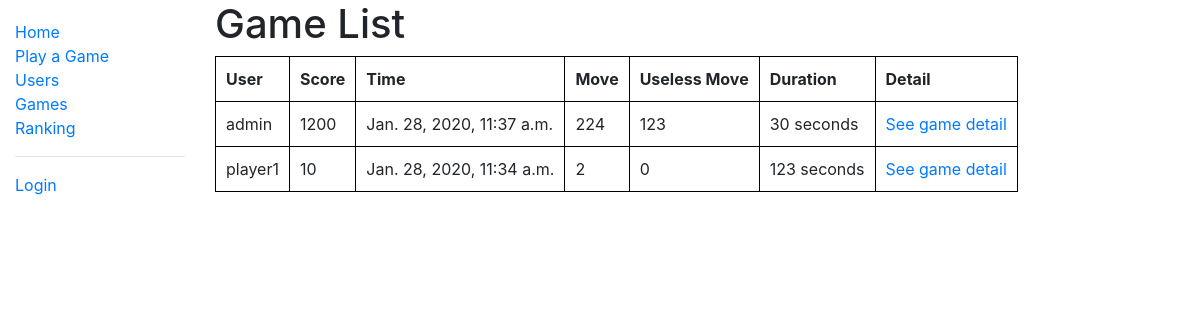
Before: /two_zero_four_eight/games/ with the older database file.
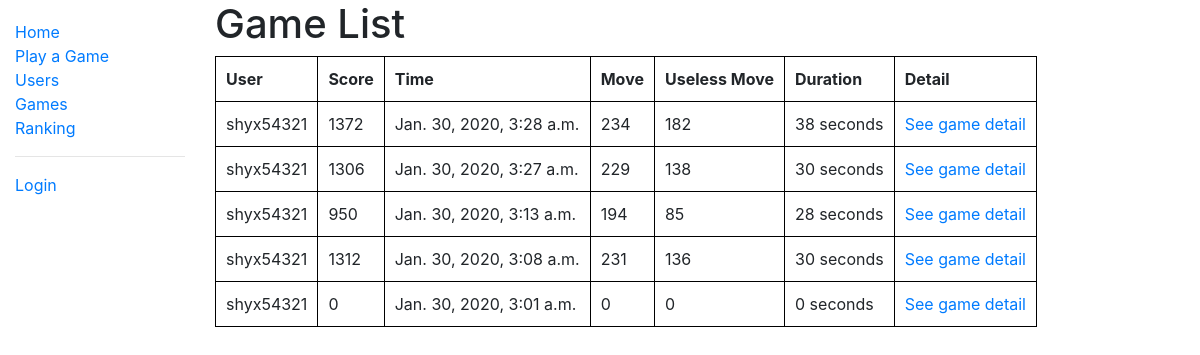
After: the same page with the newer database file.
### two_zero_four_eight/models.py (models this page shows, shortened)
class Game(models.Model):
    player = models.ForeignKey(User, on_delete=models.CASCADE, null=False, blank=False)
    score = models.PositiveIntegerField(verbose_name='Score')
    started_at = models.DateTimeField(default=timezone.now, db_index=True)
    duration_second = models.PositiveIntegerField(verbose_name='Duration in Second')
    time_2048_second = models.PositiveIntegerField(verbose_name='Time taken to achieve 2048', null=True, blank=True)
    move = models.PositiveIntegerField(verbose_name='Number of Moves', default=0)
    useless_move = models.IntegerField(verbose_name='Number of useless moves', default=0)
    game_reconstruction = models.TextField(verbose_name='Game Reconstruction', null=True, default=None)
    class Meta:
        ordering = ['-started_at']
    def get_absolute_url(self):
        return reverse('game-detail', args=[str(self.id)])

class User(AbstractUser):
    game_played = models.IntegerField(verbose_name='Number of Games Played', default=0)
    best_game = models.OneToOneField('Game', on_delete=models.CASCADE, null=True, blank=True)
    highest_score = models.PositiveIntegerField(verbose_name='Highest Score', null=True, blank=True)
    experience = models.IntegerField(verbose_name='Experience', default=0)
    money_deposited = models.IntegerField(verbose_name='Money Deposited', default=0)
    num_follower = models.IntegerField(verbose_name='Followers', default=0)
    num_following = models.IntegerField(verbose_name='Followings', default=0)
    class Meta:
        ordering = ['date_joined']

### two_zero_four_eight/views.py (the view)
# urls.py: path('games/', views.GameListView.as_view(), name='games'),
class GameListView(generic.ListView):
    model = Game
    paginate_by = 5

### two_zero_four_eight/templates/two_zero_four_eight/game_list.html
{% extends "base_generic.html" %}
{% block content %}
  <h1>Game List</h1>
  {% if game_list %}
    <table>
      <tr>
        <th>User</th>
        <th>Score</th>
        <th>Time</th>
        <th>Move</th>
        <th>Useless Move</th>
        <th>Duration</th>
        <th>Detail</th>
      </tr>
      {% for game in game_list %}
        <tr>
          <td>{{ game.player }}</td>
          <td>{{ game.score }}</td>
          <td>{{ game.started_at }}</td>
          <td>{{ game.move }}</td>
          <td>{{ game.useless_move }}</td>
          <td>{{ game.duration_second }} seconds</td>
          <td><a href="{{ game.get_absolute_url }}">See game detail</a></td>
        </tr>
      {% endfor %}
    </table>
  {% else %}
    <p>There are no games in the library.</p>
  {% endif %}
{% endblock %}

Changed rows visible on the page:
no longer on this page (row edited): Game: player "admin", score "1200", started_at "Jan. 28, 2020, 11:37 a.m.", move "224", useless_move "123", duration_second "30"
no longer on this page (row edited): Game: player "player1", score "10", started_at "Jan. 28, 2020, 11:34 a.m.", move "2", useless_move "0", duration_second "123"
added Game: player "shyx54321", score "1372", started_at "Jan. 30, 2020, 3:28 a.m.", move "234", useless_move "182", duration_second "38"
added Game: player "shyx54321", score "1306", started_at "Jan. 30, 2020, 3:27 a.m.", move "229", useless_move "138", duration_second "30"
added Game: player "shyx54321", score "950", started_at "Jan. 30, 2020, 3:13 a.m.", move "194", useless_move "85", duration_second "28"
added Game: player "shyx54321", score "1312", started_at "Jan. 30, 2020, 3:08 a.m.", move "231", useless_move "136", duration_second "30"
added Game: player "shyx54321", score "0", started_at "Jan. 30, 2020, 3:01 a.m.", move "0", useless_move "0", duration_second "0"
